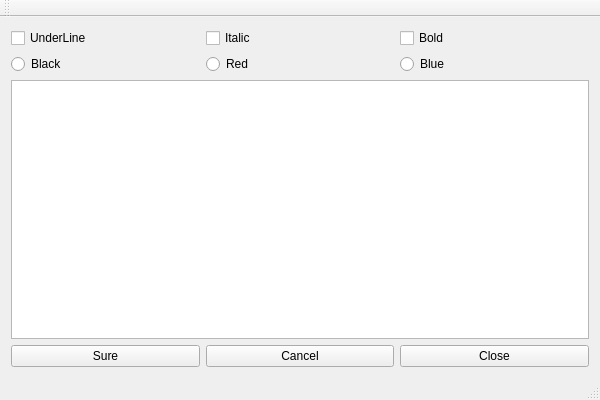
<?xml version="1.0" encoding="UTF-8"?>
<ui version="4.0">
 <class>QtGuiApplication2Class</class>
 <widget class="QMainWindow" name="QtGuiApplication2Class">
  <property name="geometry">
   <rect>
    <x>0</x>
    <y>0</y>
    <width>600</width>
    <height>400</height>
   </rect>
  </property>
  <property name="windowTitle">
   <string>QtGuiApplication2</string>
  </property>
  <widget class="QWidget" name="centralWidget">
   <layout class="QVBoxLayout" name="verticalLayout">
    <item>
     <layout class="QHBoxLayout" name="horizontalLayout_2">
      <item>
       <widget class="QCheckBox" name="checkBoxUnderLine">
        <property name="text">
         <string>UnderLine</string>
        </property>
       </widget>
      </item>
      <item>
       <widget class="QCheckBox" name="checkBoxItalic">
        <property name="text">
         <string>Italic</string>
        </property>
       </widget>
      </item>
      <item>
       <widget class="QCheckBox" name="checkBoxBold">
        <property name="text">
         <string>Bold</string>
        </property>
       </widget>
      </item>
     </layout>
    </item>
    <item>
     <layout class="QHBoxLayout" name="horizontalLayout_3">
      <item>
       <widget class="QRadioButton" name="radioButtonBlack">
        <property name="text">
         <string>Black</string>
        </property>
       </widget>
      </item>
      <item>
       <widget class="QRadioButton" name="radioButtonRed">
        <property name="text">
         <string>Red</string>
        </property>
       </widget>
      </item>
      <item>
       <widget class="QRadioButton" name="radioButtonBlue">
        <property name="text">
         <string>Blue</string>
        </property>
       </widget>
      </item>
     </layout>
    </item>
    <item>
     <widget class="QTextEdit" name="editText"/>
    </item>
    <item>
     <layout class="QHBoxLayout" name="horizontalLayout">
      <item>
       <widget class="QPushButton" name="buttonSure">
        <property name="text">
         <string>Sure</string>
        </property>
       </widget>
      </item>
      <item>
       <widget class="QPushButton" name="buttonCancel">
        <property name="text">
         <string>Cancel</string>
        </property>
       </widget>
      </item>
      <item>
       <widget class="QPushButton" name="buttonClose">
        <property name="text">
         <string>Close</string>
        </property>
       </widget>
      </item>
     </layout>
    </item>
   </layout>
  </widget>
  <widget class="QMenuBar" name="menuBar">
   <property name="geometry">
    <rect>
     <x>0</x>
     <y>0</y>
     <width>600</width>
     <height>18</height>
    </rect>
   </property>
  </widget>
  <widget class="QToolBar" name="mainToolBar">
   <attribute name="toolBarArea">
    <enum>TopToolBarArea</enum>
   </attribute>
   <attribute name="toolBarBreak">
    <bool>false</bool>
   </attribute>
  </widget>
  <widget class="QStatusBar" name="statusBar"/>
 </widget>
 <layoutdefault spacing="6" margin="11"/>
 <resources>
  <include location="QtGuiApplication2.qrc"/>
 </resources>
 <connections/>
</ui>
